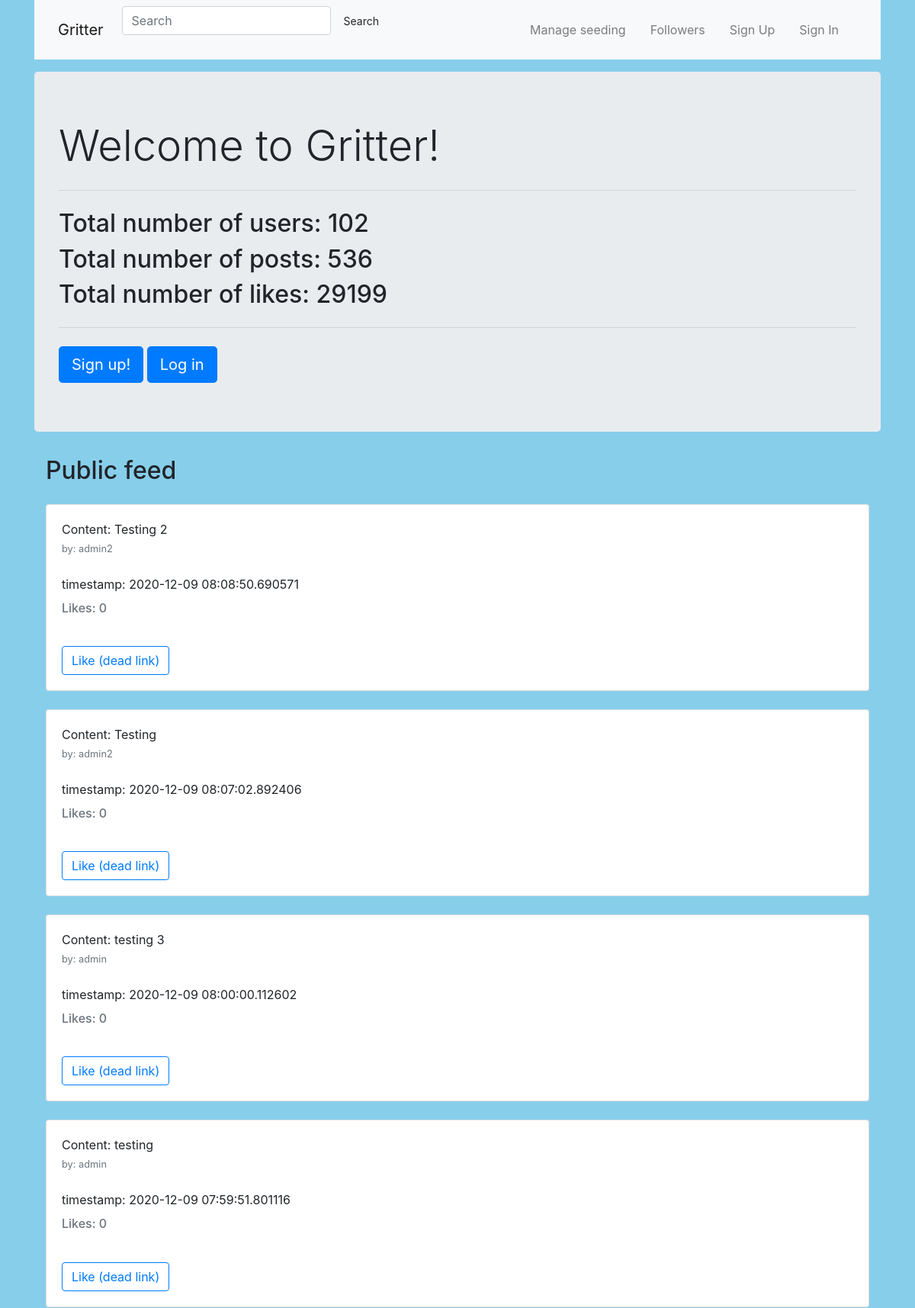
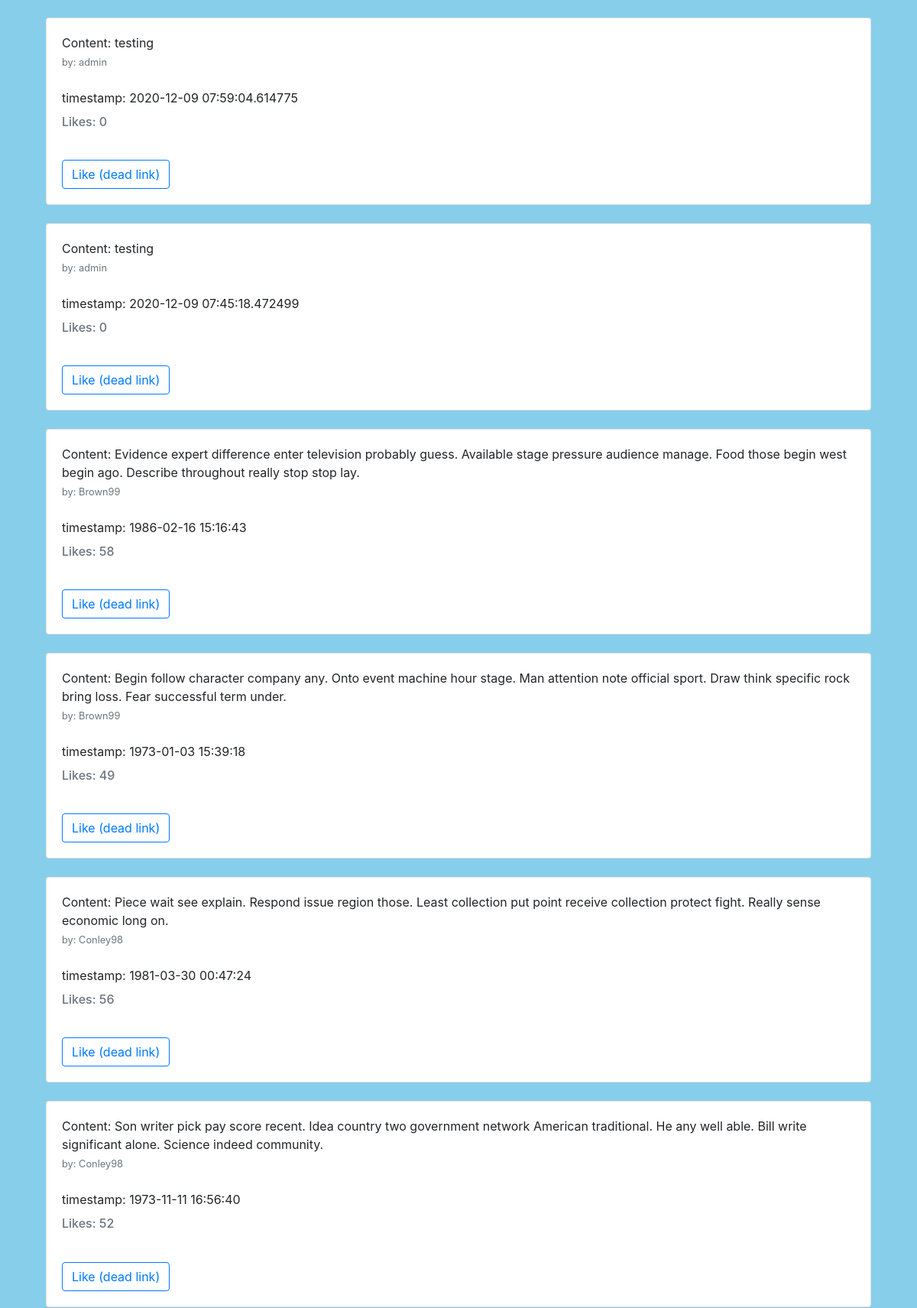
The page / (upper part) on the database its author committed (2 pictures, top to bottom).
### project/models.py (models this page shows, shortened)
class User(UserMixin, db.Model):
    id = db.Column(db.Integer, primary_key=True)
    username = db.Column(db.String(50), unique=True, nullable=False)
    password = db.Column(db.String(128), nullable=False)
    email = db.Column(db.String(100), unique=True, nullable=False)
    posts = db.relationship('Post', backref ='author', lazy='dynamic')
    followed = db.relationship(
        'User', secondary=followers,
        primaryjoin=(followers.c.follower_id == id),
        secondaryjoin=(followers.c.followed_id == id),
        backref=db.backref('followers', lazy='dynamic'), lazy='dynamic')

class Post(db.Model):
    id = db.Column(db.Integer, primary_key=True)
    content = db.Column(db.Text)
    like_count = db.Column(db.Integer, default=0)
    timestamp = db.Column(db.DateTime, index=True, default=datetime.utcnow)
    user_id = db.Column(db.Integer, db.ForeignKey('user.id'))

### project/routes.py (the view)
@app.route('/', methods= ['GET', 'POST'])
def default():
    context = {}
    num_likes = len(Like.query.all())
    context['num_likes'] = num_likes
    num_posts = len(Post.query.all())
    context['num_posts'] = num_posts
    num_users = len(User.query.all())
    context['num_users'] = num_users
    all_posts = get_all_posts_with_like_counts()
    context['posts'] = all_posts
    return render_template('home.html', context=context)

### project/db_queries.py (called while the page is built)
def get_username_by_id(user_id):
    username = User.query.filter(User.id == user_id).first()
    return username

def get_all_posts_with_like_counts():
    result = []
    posts = Post.query.order_by(Post.id.desc()).all()
    for post in posts:
        post_dict = {}
        post_dict['post'] = post
        user = get_username_by_id(post.user_id)
        if user is None:
            post_dict['author'] = 'user not found'
        else:
            post_dict['author'] = user.username
        num_likes = len(Like.query.filter(Like.post_id == post.id).all())
        post_dict['num_likes'] = num_likes
        result.append(post_dict)
    return result

### project/templates/home.html
{% extends "layout.html" %}
{% block content %}
    <div class="container">
        <div class="jumbotron bg-lt">
            <h1 class="display-4">Welcome to Gritter!</h1>
            <hr class="my-4">
                 {% if context %}
                    <h2>Total number of users: {{ context.num_users }}</h2>
                    <h2>Total number of posts: {{ context.num_posts }}</h2>
                    <h2>Total number of likes: {{ context.num_likes }}</h2>
                {% endif %}
            <hr class="my-4">
            <a class="btn btn-primary btn-lg" href="{{ url_for('signup') }}" role="button">Sign up!</a>
            <a class="btn btn-primary btn-lg" href="{{ url_for('signin') }}" role="button">Log in</a>
        </div>
    <div class="container">
        <h2>Public feed</h2>
        {% for post_dict in context.posts %}
            <div class="card mt-4">
                <div class="card-body">
                    <p class="card-text">
                        Content: {{ post_dict.post.content }}
                        <br>
                        <small class="text-muted">by: {{ post_dict.author }}</small>
                        <br>
                        <br>
                        timestamp: {{ post_dict.post.timestamp }}
                        <br>
                        <h6 class="card-subtitle text-muted">Likes: {{ post_dict.num_likes }} </h6>
                    </p>
                    <br>
                    <a class="btn btn-outline-primary" href="#">Like (dead link)</a>
                </div>
            </div>
        {% endfor %}
    </div>
{% endblock content %}

### project/static/styles/style.css (style rules this page uses)
body { background-color: #87CEEB; }

### rows shown on the page
User: post.content "Testing 2", author "admin2", post.timestamp "2020-12-09 08:08:50.690571", num_likes "0", post.content "Testing", post.timestamp "2020-12-09 08:07:02.892406"
User: post.content "testing 3", author "admin", post.timestamp "2020-12-09 08:00:00.112602", num_likes "0", post.content "testing", post.timestamp "2020-12-09 07:59:51.801116", post.timestamp "2020-12-09 07:59:04.614775", post.timestamp "2020-12-09 07:45:18.472499"
User: post.content "Evidence expert difference enter television probably guess. Available stage pressure audience manage. Food those begin west begin ago. Describe throughout really stop stop lay.", author "Brown99", post.timestamp "1986-02-16 15:16:43", num_likes "58", post.content "Begin follow character company any. Onto event machine hour stage. Man attention note official sport. Draw think specific rock bring loss. Fear successful term under.", post.timestamp "1973-01-03 15:39:18", num_likes "49"
User: post.content "Piece wait see explain. Respond issue region those. Least collection put point receive collection protect fight. Really sense economic long on.", author "Conley98", post.timestamp "1981-03-30 00:47:24", num_likes "56", post.content "Son writer pick pay score recent. Idea country two government network American traditional. He any well able. Bill write significant alone. Science indeed community.", post.timestamp "1973-11-11 16:56:40", num_likes "52"

### other values the page prints
{{ context.num_users }} "102"
{{ context.num_posts }} "536"
{{ context.num_likes }} "29199"
